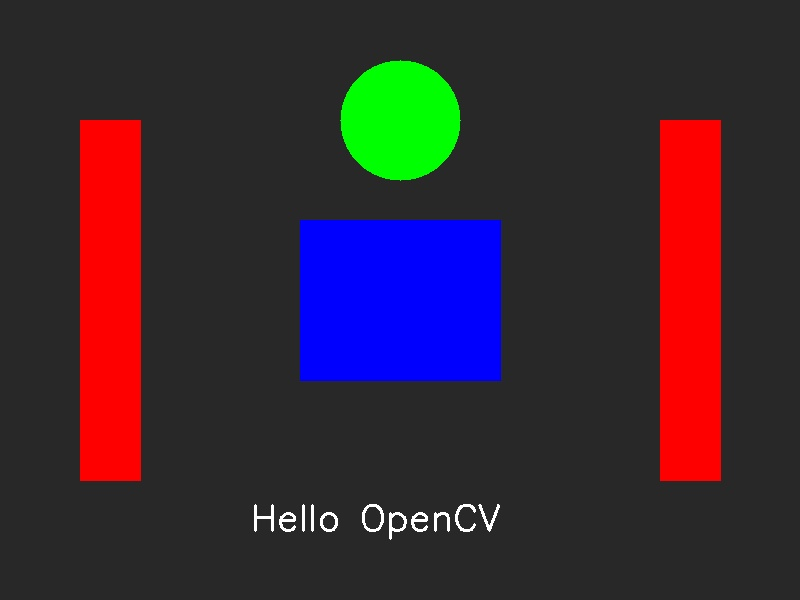
//> input picture lecture2/part_3/assets/demo.jpg, 800 x 600 px
$ ./homework   (built with g++ and OpenCV 4)
//> lines starting //> are read from the running program, lines starting //| are printed output that depends on the picture; after the words box and inside, x2 and y2 are one past the last pixel; in counts of white or black regions, pixels touching at a corner belong together
#include <iostream>
#include <opencv2/opencv.hpp>

// ======================= 作业 =======================
// 1. 读取 ../assets/demo.jpg
// 2. 使用 cvtColor 把图像转为灰度图（颜色空间：BGR2GRAY）
// 3. 使用 imwrite 把灰度图保存为 gray.jpg
// 4. 在灰度图上用 circle 画一个圆，标记你要"瞄准"的位置
// 5. 显示灰度图，按任意键退出
// ====================================================

int main()
{
  // TODO: 在这里完成你的代码
  //duqu
  cv::Mat img = cv::imread("assets/demo.jpg");
//> img is the input picture: 600 rows x 800 cols, CV_8UC3; mean B, G, R 50.6, 39.5, 56.8
  //huidutu
  cv::Mat gray;
  cv::cvtColor(img, gray, cv::COLOR_BGR2GRAY);
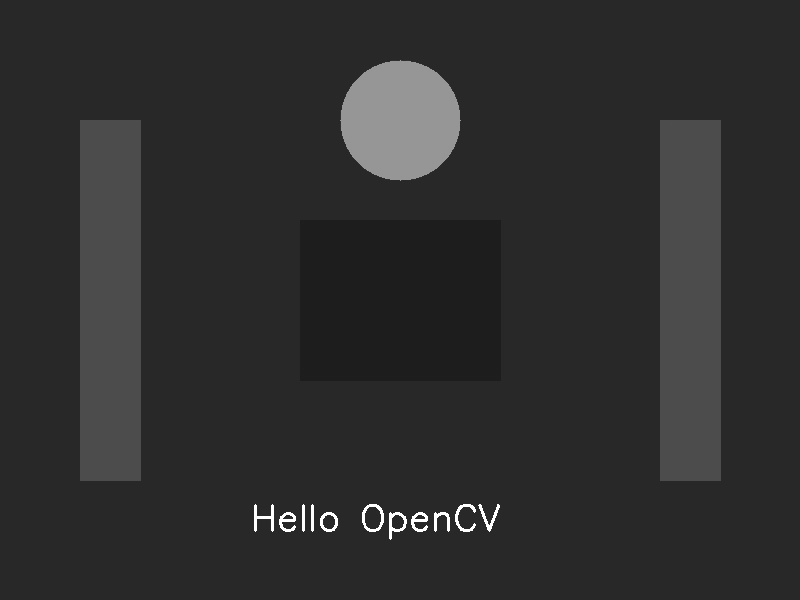
//> gray: 600 rows x 800 cols, CV_8UC1; min 27, max 255, mean 45.9
  //imwrite
  bool ok = cv::imwrite("gray.jpg", gray);
  //circle
  cv::circle(gray, cv::Point(100, 100), 80, cv::Scalar(0, 0, 255), 3);
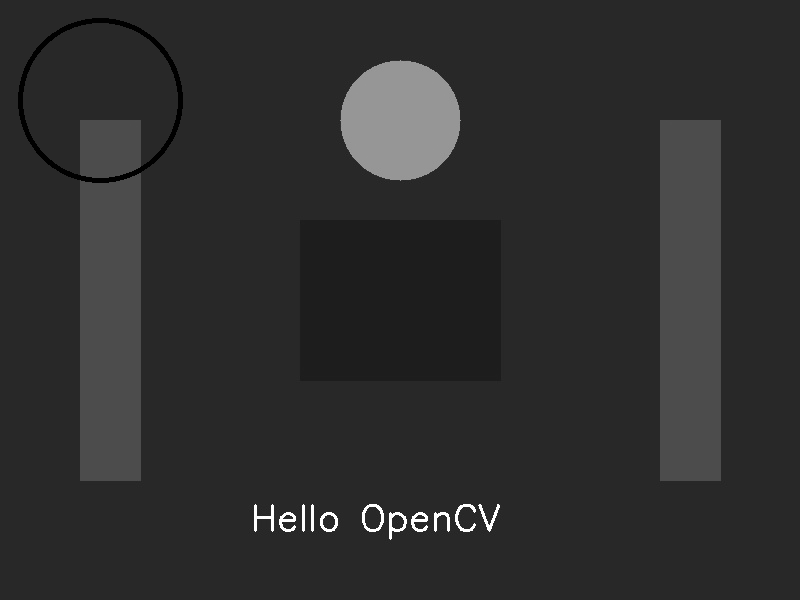
//> gray: 600 rows x 800 cols, CV_8UC1; 0.52% of pixels changed, all inside (x1, y1, x2, y2) = (18, 18, 183, 183)
  //imshow
  cv::imshow("gray", gray);
  cv::waitKey(0);

  return 0;
}
